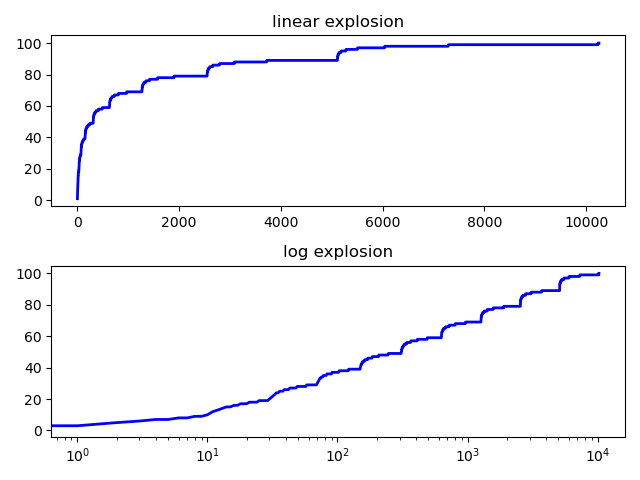

Recreate this plot in Python.
import os
import math
import numpy as np
import matplotlib.pyplot as plt

cfd = os.path.dirname(os.path.realpath(__file__))


def f(x: float, expo: int = 2, threshold: int = 10, nb_era=10, nb_assets_at_init=1):
    if x <= 0:
        return 1

    all_th = [1]
    for i in range(1, nb_era):
        all_th.append(all_th[-1] + expo**i)
    all_th = np.array(all_th) * threshold

    for i, th in enumerate(all_th):
        if x <= th:
            y = math.log(x + 1 - threshold * (expo**i - 1)) / math.log(1 + threshold * expo**i)

            if i == 0:
                return (th - nb_assets_at_init) * y + nb_assets_at_init
            else:
                return threshold * y + i * threshold

    return 100


xs = np.arange(0, 10250)
ys = np.vectorize(f)(xs)

fig = plt.figure()

ax = fig.add_subplot(2, 1, 1)
ax.set_title("linear explosion")

log_ax = fig.add_subplot(2, 1, 2)
log_ax.set_xscale('log')
log_ax.set_title("log explosion")

line, = ax.plot(xs, ys, color='blue', lw=2)
log_line, = log_ax.plot(xs, ys, color='blue', lw=2)

fig.tight_layout()

plt.savefig(f"{cfd}/cambrian_explosion_function.png")
